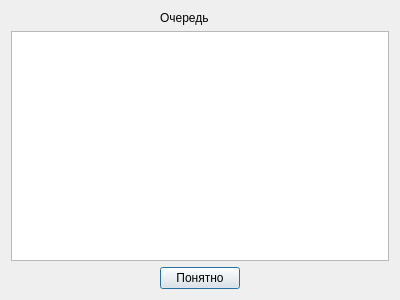
<?xml version="1.0" encoding="UTF-8"?>
<ui version="4.0">
 <class>QueueWindow</class>
 <widget class="QDialog" name="QueueWindow">
  <property name="geometry">
   <rect>
    <x>0</x>
    <y>0</y>
    <width>400</width>
    <height>300</height>
   </rect>
  </property>
  <property name="windowTitle">
   <string>Dialog</string>
  </property>
  <layout class="QGridLayout" name="gridLayout">
   <item row="0" column="1">
    <widget class="QLabel" name="label">
     <property name="text">
      <string>Очередь</string>
     </property>
    </widget>
   </item>
   <item row="2" column="0">
    <spacer name="horizontalSpacer">
     <property name="orientation">
      <enum>Qt::Horizontal</enum>
     </property>
     <property name="sizeHint" stdset="0">
      <size>
       <width>40</width>
       <height>20</height>
      </size>
     </property>
    </spacer>
   </item>
   <item row="2" column="2">
    <spacer name="horizontalSpacer_2">
     <property name="orientation">
      <enum>Qt::Horizontal</enum>
     </property>
     <property name="sizeHint" stdset="0">
      <size>
       <width>40</width>
       <height>20</height>
      </size>
     </property>
    </spacer>
   </item>
   <item row="2" column="1">
    <widget class="QPushButton" name="pushButton">
     <property name="text">
      <string>Понятно</string>
     </property>
    </widget>
   </item>
   <item row="1" column="0" colspan="3">
    <widget class="QListWidget" name="listWidget"/>
   </item>
  </layout>
 </widget>
 <resources/>
 <connections>
  <connection>
   <sender>pushButton</sender>
   <signal>clicked()</signal>
   <receiver>QueueWindow</receiver>
   <slot>close()</slot>
   <hints>
    <hint type="sourcelabel">
     <x>194</x>
     <y>283</y>
    </hint>
    <hint type="destinationlabel">
     <x>273</x>
     <y>286</y>
    </hint>
   </hints>
  </connection>
 </connections>
</ui>
